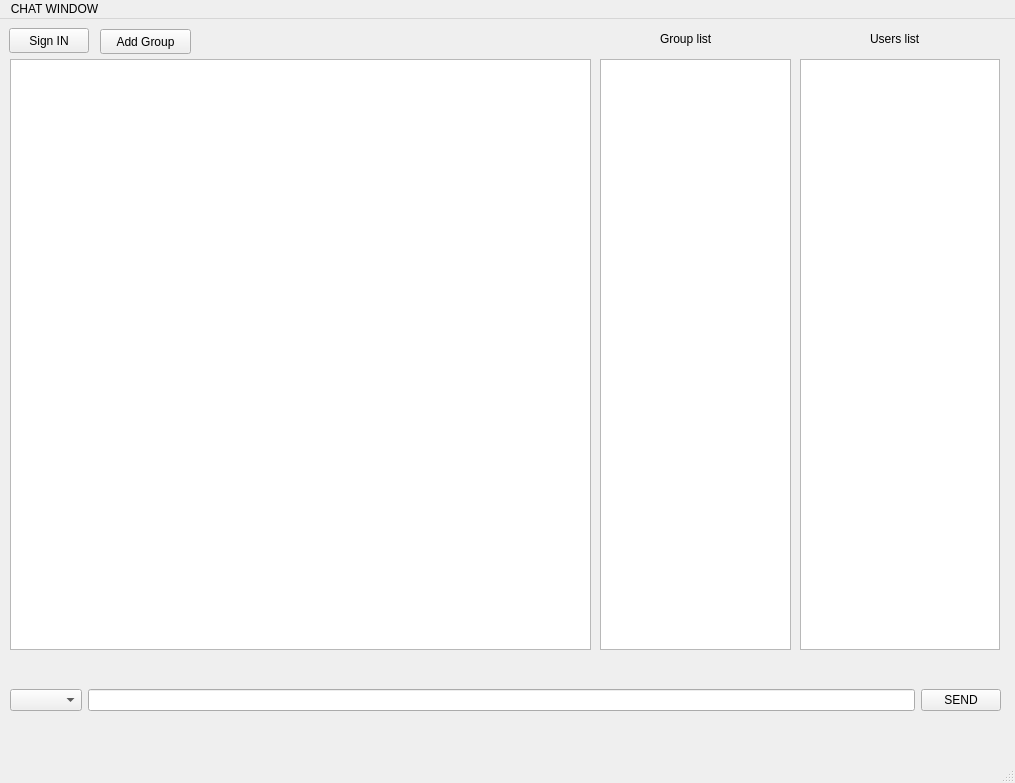
<?xml version="1.0" encoding="UTF-8"?>
<ui version="4.0">
 <class>MainWindow</class>
 <widget class="QMainWindow" name="MainWindow">
  <property name="geometry">
   <rect>
    <x>0</x>
    <y>0</y>
    <width>1015</width>
    <height>783</height>
   </rect>
  </property>
  <property name="windowTitle">
   <string>MainWindow</string>
  </property>
  <widget class="QWidget" name="centralwidget">
   <widget class="QPushButton" name="pb_sign">
    <property name="geometry">
     <rect>
      <x>9</x>
      <y>9</y>
      <width>80</width>
      <height>25</height>
     </rect>
    </property>
    <property name="text">
     <string>Sign IN</string>
    </property>
   </widget>
   <widget class="QPushButton" name="pb_addgroup">
    <property name="geometry">
     <rect>
      <x>100</x>
      <y>10</y>
      <width>91</width>
      <height>25</height>
     </rect>
    </property>
    <property name="text">
     <string>Add Group</string>
    </property>
   </widget>
   <widget class="QLabel" name="label">
    <property name="geometry">
     <rect>
      <x>870</x>
      <y>10</y>
      <width>71</width>
      <height>20</height>
     </rect>
    </property>
    <property name="text">
     <string>Users list</string>
    </property>
   </widget>
   <widget class="QLabel" name="label_2">
    <property name="geometry">
     <rect>
      <x>660</x>
      <y>10</y>
      <width>71</width>
      <height>20</height>
     </rect>
    </property>
    <property name="text">
     <string>Group list</string>
    </property>
   </widget>
   <widget class="QWidget" name="layoutWidget">
    <property name="geometry">
     <rect>
      <x>10</x>
      <y>646</y>
      <width>991</width>
      <height>71</height>
     </rect>
    </property>
    <layout class="QHBoxLayout" name="horizontalLayout">
     <item>
      <widget class="QComboBox" name="cb_status"/>
     </item>
     <item>
      <widget class="QLineEdit" name="le_message"/>
     </item>
     <item>
      <widget class="QPushButton" name="pb_send">
       <property name="text">
        <string>SEND</string>
       </property>
      </widget>
     </item>
    </layout>
   </widget>
   <widget class="QListWidget" name="lw_status">
    <property name="geometry">
     <rect>
      <x>800</x>
      <y>40</y>
      <width>200</width>
      <height>591</height>
     </rect>
    </property>
    <property name="maximumSize">
     <size>
      <width>200</width>
      <height>16777215</height>
     </size>
    </property>
   </widget>
   <widget class="QTextEdit" name="te_chat">
    <property name="geometry">
     <rect>
      <x>10</x>
      <y>40</y>
      <width>581</width>
      <height>591</height>
     </rect>
    </property>
   </widget>
   <widget class="QListWidget" name="lw_group">
    <property name="geometry">
     <rect>
      <x>600</x>
      <y>40</y>
      <width>191</width>
      <height>591</height>
     </rect>
    </property>
   </widget>
  </widget>
  <widget class="QMenuBar" name="menubar">
   <property name="geometry">
    <rect>
     <x>0</x>
     <y>0</y>
     <width>1015</width>
     <height>22</height>
    </rect>
   </property>
   <widget class="QMenu" name="menuCHAT_WINDOW">
    <property name="title">
     <string>CHAT WINDOW</string>
    </property>
   </widget>
   <addaction name="menuCHAT_WINDOW"/>
  </widget>
  <widget class="QStatusBar" name="statusbar"/>
 </widget>
 <resources/>
 <connections/>
</ui>
